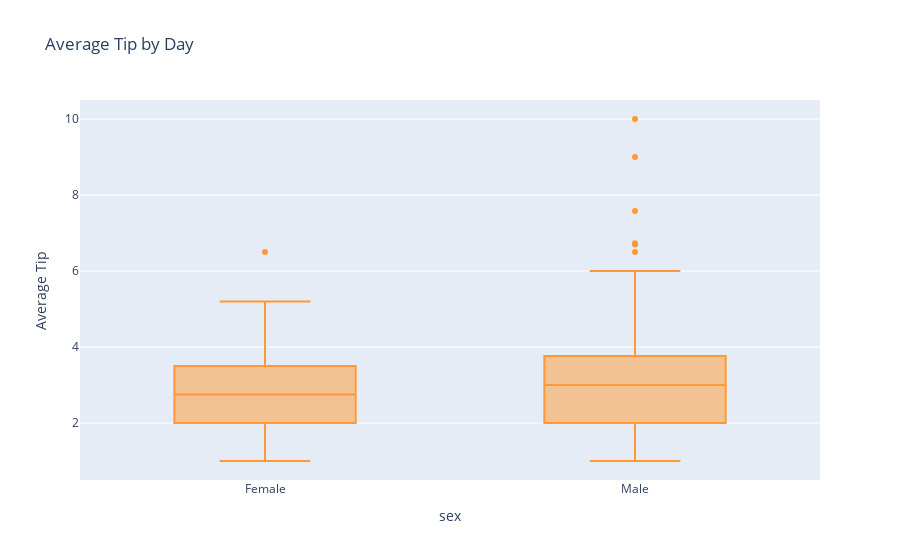

The cell this chart's notebook holds for it:
### Code cell
fig = px.box(tips.reset_index(), x='sex', y='tip', 
             title='Average Tip by Day',
             labels={'day': 'Day', 'tip': 'Average Tip'})
fig.update_traces(marker_color='rgb(255, 153, 51)')
fig.show()

### Figure 1 — Plotly figure (JSON) as saved in the notebook; plotly's stock layout.template omitted (floating-point values rounded to 4 significant figures; data arrays with more than 128 entries replaced by an {"elided": "..."} marker saying what was removed)
{"data": [{"alignmentgroup": "True", "hovertemplate": "sex=%{x}<br>Average Tip=%{y}<extra></extra>", "legendgroup": "", "marker": {"color": "rgb(255, 153, 51)"}, "name": "", "notched": false, "offsetgroup": "", "orientation": "v", "showlegend": false, "type": "box", "x": {"elided": "244 str values"}, "x0": " ", "xaxis": "x", "y": {"elided": "244 float values"}, "y0": " ", "yaxis": "y"}], "layout": {"boxmode": "group", "legend": {"tracegroupgap": 0}, "title": {"text": "Average Tip by Day"}, "xaxis": {"anchor": "y", "domain": [0, 1], "title": {"text": "sex"}}, "yaxis": {"anchor": "x", "domain": [0, 1], "title": {"text": "Average Tip"}}}}
